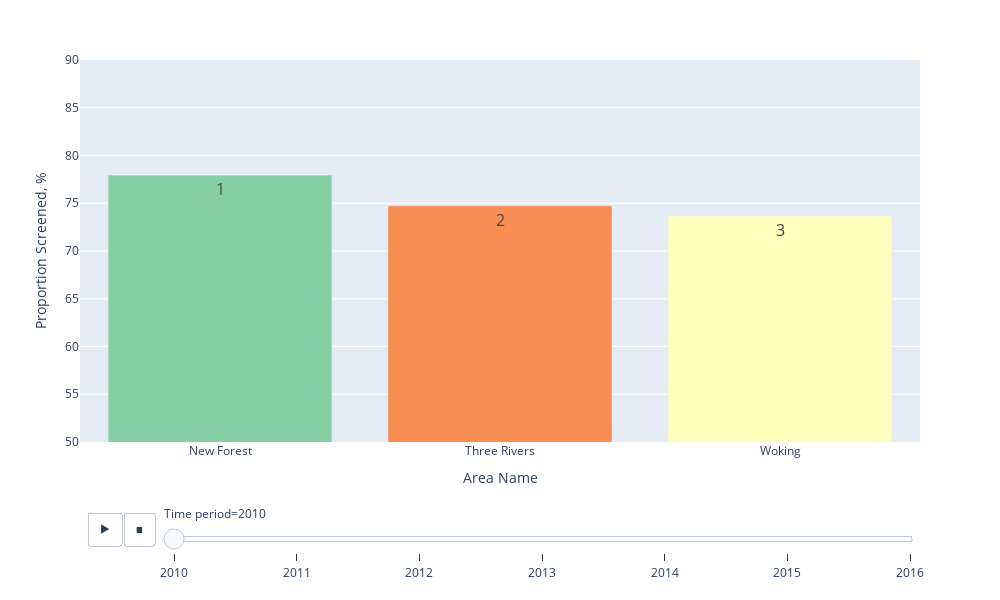

Notebook cell for this chart:
### Code cell
# Code currently broken

Rank_Based(df).animated_bars(area_type="LA", list_reg=['New Forest', 'Three Rivers', 'Woking'])

### Figure 1 — Plotly figure (JSON) as saved in the notebook; plotly's stock layout.template omitted (floating-point values rounded to 4 significant figures)
{"data": [{"alignmentgroup": "True", "hovertemplate": "Area Name=%{x}<br>Time period=2010<br>Proportion Screened, %=%{y}<br>rank=%{text}<extra></extra>", "ids": ["New Forest"], "legendgroup": "New Forest", "marker": {"color": "#86cfa5", "pattern": {"shape": ""}}, "name": "New Forest", "offsetgroup": "New Forest", "orientation": "v", "showlegend": true, "text": [1], "textangle": 0, "textfont": {"size": 16}, "textposition": "auto", "type": "bar", "x": ["New Forest"], "xaxis": "x", "y": [77.95], "yaxis": "y"}, {"alignmentgroup": "True", "hovertemplate": "Area Name=%{x}<br>Time period=2010<br>Proportion Screened, %=%{y}<br>rank=%{text}<extra></extra>", "ids": ["Three Rivers"], "legendgroup": "Three Rivers", "marker": {"color": "#f98e52", "pattern": {"shape": ""}}, "name": "Three Rivers", "offsetgroup": "Three Rivers", "orientation": "v", "showlegend": true, "text": [2], "textangle": 0, "textfont": {"size": 16}, "textposition": "auto", "type": "bar", "x": ["Three Rivers"], "xaxis": "x", "y": [74.73], "yaxis": "y"}, {"alignmentgroup": "True", "hovertemplate": "Area Name=%{x}<br>Time period=2010<br>Proportion Screened, %=%{y}<br>rank=%{text}<extra></extra>", "ids": ["Woking"], "legendgroup": "Woking", "marker": {"color": "#ffffbe", "pattern": {"shape": ""}}, "name": "Woking", "offsetgroup": "Woking", "orientation": "v", "showlegend": true, "text": [3], "textangle": 0, "textfont": {"size": 16}, "textposition": "auto", "type": "bar", "x": ["Woking"], "xaxis": "x", "y": [73.66], "yaxis": "y"}], "layout": {"barmode": "relative", "height": 600, "legend": {"title": {"text": "Area Name"}, "tracegroupgap": 0}, "margin": {"t": 60}, "showlegend": false, "sliders": [{"active": 0, "currentvalue": {"prefix": "Time period="}, "len": 0.9, "pad": {"b": 10, "t": 60}, "steps": [{"args": [["2010"], {"frame": {"duration": 0, "redraw": true}, "fromcurrent": true, "mode": "immediate", "transition": {"duration": 0, "easing": "linear"}}], "label": "2010", "method": "animate"}, {"args": [["2011"], {"frame": {"duration": 0, "redraw": true}, "fromcurrent": true, "mode": "immediate", "transition": {"duration": 0, "easing": "linear"}}], "label": "2011", "method": "animate"}, {"args": [["2012"], {"frame": {"duration": 0, "redraw": true}, "fromcurrent": true, "mode": "immediate", "transition": {"duration": 0, "easing": "linear"}}], "label": "2012", "method": "animate"}, {"args": [["2013"], {"frame": {"duration": 0, "redraw": true}, "fromcurrent": true, "mode": "immediate", "transition": {"duration": 0, "easing": "linear"}}], "label": "2013", "method": "animate"}, {"args": [["2014"], {"frame": {"duration": 0, "redraw": true}, "fromcurrent": true, "mode": "immediate", "transition": {"duration": 0, "easing": "linear"}}], "label": "2014", "method": "animate"}, {"args": [["2015"], {"frame": {"duration": 0, "redraw": true}, "fromcurrent": true, "mode": "immediate", "transition": {"duration": 0, "easing": "linear"}}], "label": "2015", "method": "animate"}, {"args": [["2016"], {"frame": {"duration": 0, "redraw": true}, "fromcurrent": true, "mode": "immediate", "transition": {"duration": 0, "easing": "linear"}}], "label": "2016", "method": "animate"}], "x": 0.1, "xanchor": "left", "y": 0, "yanchor": "top"}], "updatemenus": [{"buttons": [{"args": [null, {"frame": {"duration": 500, "redraw": true}, "fromcurrent": true, "mode": "immediate", "transition": {"duration": 500, "easing": "linear"}}], "label": "&#9654;", "method": "animate"}, {"args": [[null], {"frame": {"duration": 0, "redraw": true}, "fromcurrent": true, "mode": "immediate", "transition": {"duration": 0, "easing": "linear"}}], "label": "&#9724;", "method": "animate"}], "direction": "left", "pad": {"r": 10, "t": 70}, "showactive": false, "type": "buttons", "x": 0.1, "xanchor": "right", "y": 0, "yanchor": "top"}], "width": 1000, "xaxis": {"anchor": "y", "categoryarray": ["New Forest", "Three Rivers", "Woking"], "categoryorder": "array", "domain": [0, 1], "dtick": 1, "tickmode": "linear", "title": {"text": "Area Name"}}, "yaxis": {"anchor": "x", "domain": [0, 1], "range": [50, 90], "title": {"text": "Proportion Screened, %"}}}}
